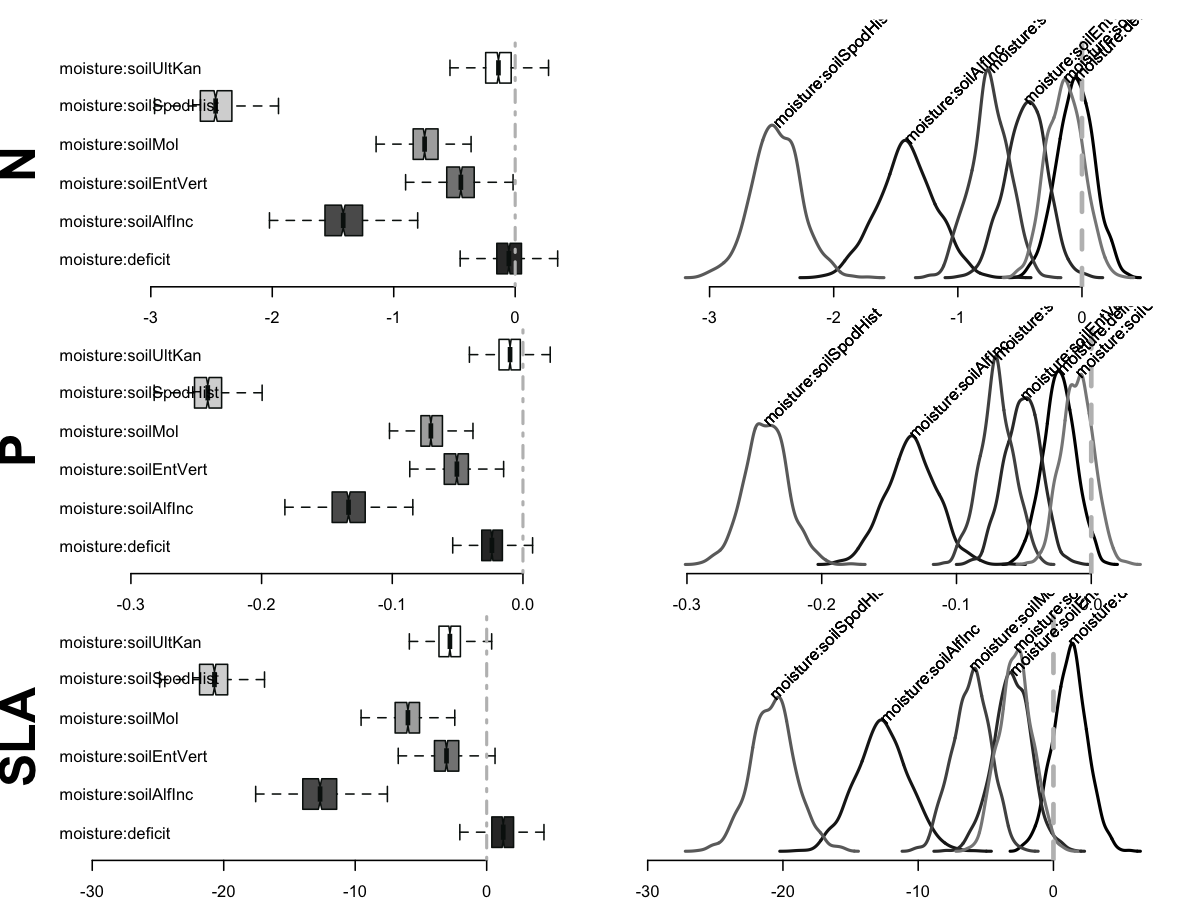

R code for this plot:
# this script file is meant to use for analyzing model output
source('figures/traitPostAux.R')
source('~/Projects/procVisData/dataViz.R')

post <- postGibbsChains(betachains = output$chains$agibbs, 
                        burnin = output$burnin,
                        traitsToPlot = c('N','P','SLA') ,
                        predictorsToPlot = c('moisture'), 
                        onlySignificant = F, 
                        normalized = T, 
                        excludeIntercept  =F,
                        includeInteractions = T,
                        includeMainEffects = F)
post$nameMatrix
png('figures/traitFig.PostProc.Interactions.Moisture.png', width = 8, height = 6, res =150, units='in')
par(mfrow=c(3,2), bty='n', xaxt='s', yaxt='n', mar=c(1,1,1,1), oma=c(1,1,1,1))
for(t in c('N','P','SLA')){
  chains <- as.matrix(post$chains[,which(post$nameMatrix[,trait]==t)])
  if(is.null(dim(chains))) chains <- as.matrix(chains, ncol = 1)
  plotGibbsBoxplots(chains, textAdj = 0, labels = post$nameMatrix$predictor, sigPlot = F, sort = F)
  # plotGibbsChains(chains, labels = post$nameMatrix$predictor)
  mtext(text = t, side = 2, line = 0, cex=2, font=2)
  plotGibbsDensity(chains, labels = post$nameMatrix$predictor, txtAdj = 0, title.text = '', xlab = '', ylab = '')
}
dev.off()
